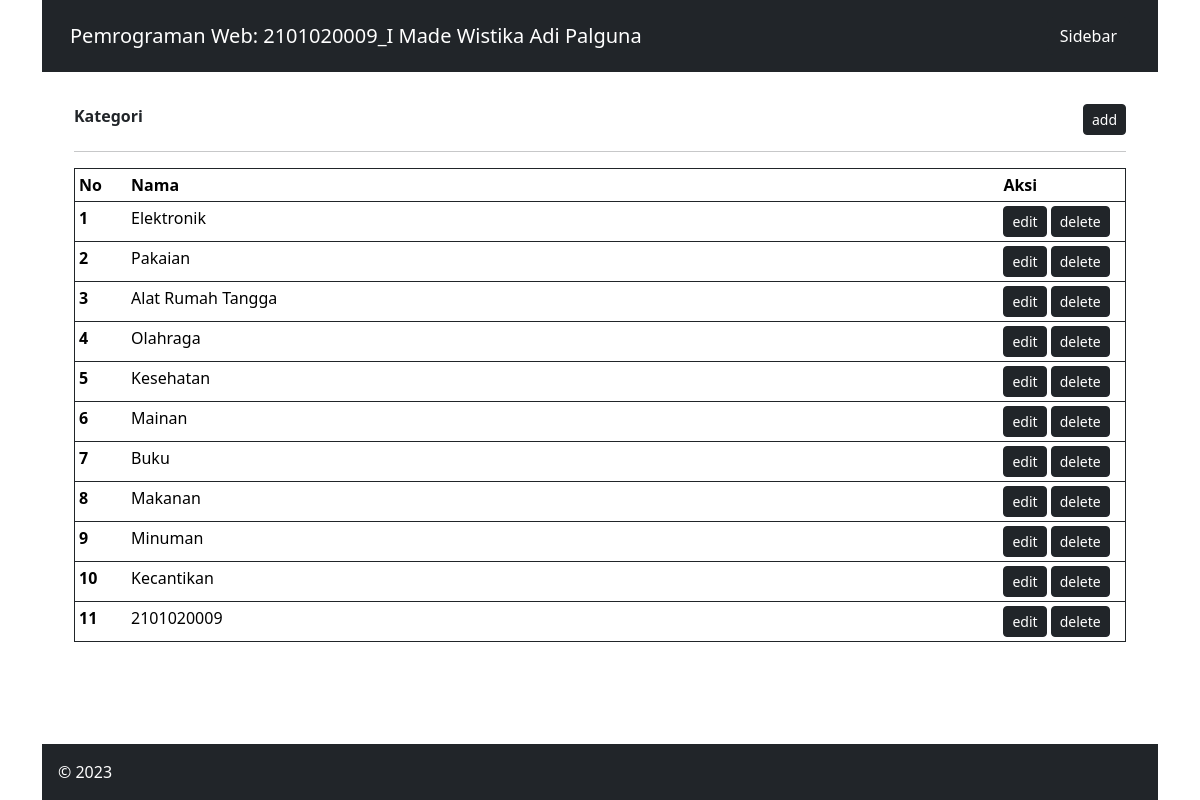
The page /admin/index.php?page=kategori on the database its author committed.
### tables this page shows
CREATE TABLE `kategori` (
  `id_kategori` int(11) NOT NULL,
  `nama_kategori` varchar(255) NOT NULL
);

### admin/kategori.php (the view)
<div class="row justify-content-between">
	<div class="col-10"><b>Kategori </b></div>
	<div class="col-2 d-flex justify-content-end align-items-end">
		<a href="index.php?page=kategori-add"><button class="btn btn-dark btn-sm" type="button">add</button></a>
	</div>
</div>
<hr>
<table class="table table-sm border border-dark">
	<thead class="thead-dark">
		<tr>
			<th scope="col" width="5%">No</th>
			<th scope="col">Nama</th>
			<th scope="col" width="12%">Aksi</th>
		</tr>
	</thead>
	<tbody>
		<?php
		$que   	= "SELECT * FROM kategori";
		$select = mysqli_query($con,$que);
		while($data= mysqli_fetch_array($select)){
			?>
			<tr>
				<th scope="row"><?php echo $data['id_kategori']; ?></th>
				<td><?php echo $data['nama_kategori']; ?></td>
				<td>
					<button class="btn btn-dark btn-sm" type="button">edit</button>
					<a href="index.php?page=kategori-del&id=<?php echo $data['id_kategori']; ?>"><button class="btn btn-dark btn-sm" type="button">delete</button></a>
				</td>
			</tr>
		<?php } ?>
	</tbody>
</table>

### admin/index.php (style rules this page uses)
html, body { height: 100%; }

### rows shown on the page
kategori: id_kategori "1", nama_kategori "Elektronik"
kategori: id_kategori "2", nama_kategori "Pakaian"
kategori: id_kategori "3", nama_kategori "Alat Rumah Tangga"
kategori: id_kategori "4", nama_kategori "Olahraga"
kategori: id_kategori "5", nama_kategori "Kesehatan"
kategori: id_kategori "6", nama_kategori "Mainan"
kategori: id_kategori "7", nama_kategori "Buku"
kategori: id_kategori "8", nama_kategori "Makanan"
kategori: id_kategori "9", nama_kategori "Minuman"
kategori: id_kategori "10", nama_kategori "Kecantikan"
kategori: id_kategori "11", nama_kategori "2101020009"
